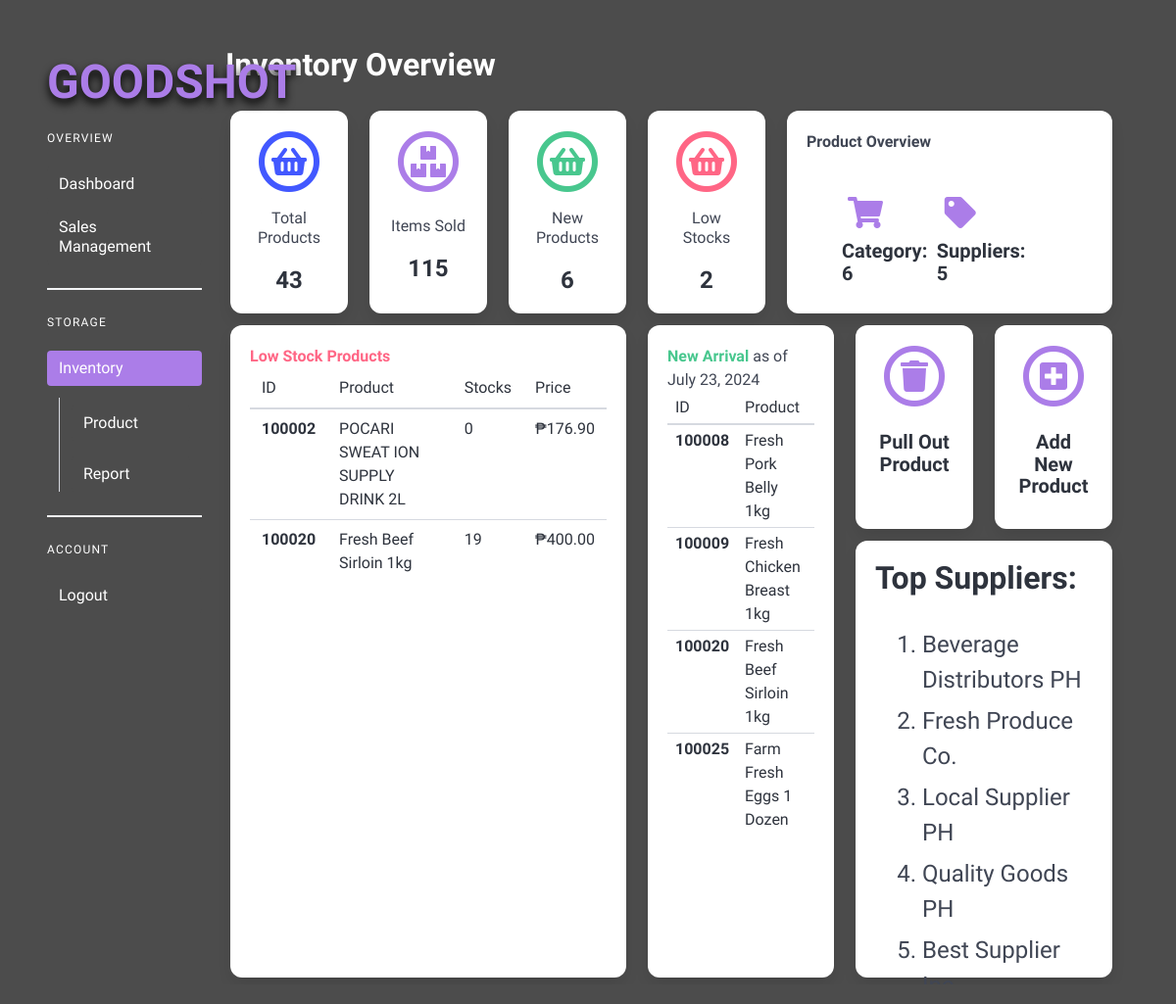
The page /admin/inventory.php (signed in) on the database its author committed.
### tables this page shows
CREATE TABLE `products` (
  `product_id` int NOT NULL,
  `supplier_id` int DEFAULT NULL,
  `category_id` int DEFAULT NULL,
  `name` varchar(255) NOT NULL,
  `price` decimal(10,2) NOT NULL,
  `cost` decimal(10,2) NOT NULL,
  `quantity` int NOT NULL,
  `date` date DEFAULT NULL,
  `img_path` varchar(200) NOT NULL
);

CREATE TABLE `suppliers` (
  `supplier_id` int NOT NULL,
  `supplier_name` varchar(255) NOT NULL
);

### admin/inventory.php (the view, shortened to what this page needs)
<?php
$db = new Database();
$conn = $db->connect();
$totalProducts = "SELECT COUNT(*) AS total_products FROM products";
$totalProductsResult = $conn->query($totalProducts);
$total_products = $totalProductsResult->fetch_assoc()['total_products'];
$itemSold = "SELECT SUM(quantity_sold) AS total_sold FROM sales";
$itemSoldResult = $conn->query($itemSold);
$total_sold = $itemSoldResult->fetch_assoc()['total_sold'];
$low_stock_threshold = 20;
$low_stock = "SELECT COUNT(*) AS low_stock_count FROM products WHERE quantity < ?";
$stmts = $conn->prepare($low_stock);
$stmts->bind_param("i", $low_stock_threshold);
$stmts->execute();
$lowStockResult = $stmts->get_result();
$low_stock_count = $lowStockResult->fetch_assoc()['low_stock_count'];
$category = "SELECT COUNT(DISTINCT c.category_name) AS total_categories FROM products
            JOIN category c ON products.category_id = c.category_id;";
$categoryResult = $conn->query($category);
$total_categories = $categoryResult->fetch_assoc()['total_categories'];
$low_stock_threshold = 20;
$lowStock = "SELECT product_id AS ID,
                 name AS Product,
                 quantity AS Stocks,
                 price AS Price
          FROM products
          WHERE quantity < ?
          ORDER BY quantity ASC";
$stmt = $conn->prepare($lowStock);
$stmt->bind_param("i", $low_stock_threshold);
$stmt->execute();
$lowStockResult = $stmt->get_result();
$newarrival = "SELECT name, product_id, supplier_name
            FROM products
            JOIN suppliers ON products.supplier_id = suppliers.supplier_id
            WHERE date >= DATE_SUB(CURDATE(), INTERVAL 5 DAY);";
$newarrivalResult = $conn->query($newarrival);
$supplierQuery = "SELECT COUNT(*) AS total_supplier FROM suppliers;";
$supplierResult = $conn->query($supplierQuery);
if ($supplierResult) {
    $total_supplier = $supplierResult->fetch_assoc()['total_supplier'];
} else {
    $total_supplier = "N/A";
}
$topSupplierQuery = "SELECT supplier_name FROM suppliers ORDER BY supplier_id DESC LIMIT 5;";
$topSupplierResult = $conn->query($topSupplierQuery);
if ($topSupplierResult) {
    $total_topSupplier = $topSupplierResult->fetch_all(MYSQLI_ASSOC);
} else {
    $total_topSupplier = "N/A";
}
?>
<!doctype html>
<html>
<head>
    <link rel="stylesheet" href="https://cdnjs.cloudflare.com/ajax/libs/font-awesome/5.15.4/css/all.min.css">
    <link rel="stylesheet" href="assets/css/bulma/bulma.css">
    <link rel="stylesheet" href="assets/css/style.css">
</head>
<body>
    <div class="section">
        <div class="columns">
            <div class="column is-2">
                <aside class="menu">
                    <p class="lego has-text-primary is-size-1">GOODSHOT</p>
                    <p class="menu-label has-text-white">Overview</p>
                    <ul class="menu-list">
                        <li class="pt-2"><a href="index.php"
                                class="has-background-grey-light has-text-white nice">Dashboard</a>
                        </li>
                        <li class="pt-2"><a href="sales-mgmt.php"
                                class="has-background-grey-light has-text-white nice">Sales Management</a></li>
                    </ul>
                    <hr>
                    <p class="menu-label has-text-white">Storage</p>
                    <ul class="menu-list">
                        <li class="pt-2">
                            <a href="#" class="has-background-primary has-text-white">Inventory</a>
                            <ul>
                                <li class="py-2"><a href="product.php"
                                        class="has-background-grey-light has-text-white nice">Product</a>
                                </li>
                                <li class="pt-2"><a href="report.php"
                                        class="has-background-grey-light has-text-white nice">Report</a></li>
                            </ul>
                        </li>
                    </ul>
                    <hr>
                    <p class="menu-label has-text-white">Account</p>
                    <ul class="menu-list">
                        <li class="py-2"><a class="has-background-grey-light has-text-white nice"
                                onclick="logout()">Logout</a></li>
                    </ul>
                </aside>
            </div>
            <div class="column is-10">
                <h1 class="title has-text-white">Inventory Overview</h1>
                <div class="fixed-grid has-7-cols">
                    <div class="grid">
                        <div class="cell" style="height: 20vh;">
                            <div class="icon-text-stack box">
                                <span class="fa-stack fa-2x has-text-link">
                                    <i class="far fa-circle fa-stack-2x"></i>
                                    <i class="fas fa-shopping-basket fa-stack-1x"></i>
                                </span>
                                <br>
                                <h5 class="subtitle is-6">Total Products<br><br></h5>
                                <span class="title is-4"><?php echo $total_products; ?></span>
                            </div>
                        </div>
                        <div class=" cell" style="height: 20vh;">
                            <div class="icon-text-stack box">
                                <span class="fa-stack fa-2x has-text-primary">
                                    <i class="far fa-circle fa-stack-2x"></i>
                                    <i class="fas fa-boxes fa-stack-1x"></i>
                                </span>
                                <br>
                                <h5 class="subtitle is-6">Items Sold<br><br></h5>
                                <span class="title is-4"><?php echo $total_sold; ?></span>
                            </div>
                        </div>
                        <div class=" cell" style="height: 20vh;">
                            <div class="icon-text-stack box">
                                <span class="fa-stack fa-2x has-text-success">
                                    <i class="far fa-circle fa-stack-2x"></i>
                                    <i class="fas fa-shopping-basket fa-stack-1x"></i>
                                </span>
                                <br>
                                <h5 class="subtitle is-6">New Products<br><br></h5>
                                <span class="title is-4"><?php echo $total_categories; ?></span>
                            </div>
                        </div>
                        <div class=" cell" style="height: 20vh;">
                            <div class="icon-text-stack box">
                                <span class="fa-stack fa-2x has-text-danger">
                                    <i class="far fa-circle fa-stack-2x"></i>
                                    <i class="fas fa-shopping-basket fa-stack-1x"></i>
                                </span>
                                <br>
                                <h5 class="subtitle is-6">Low Stocks<br><br></h5>
                                <span class="title is-4"><?php echo $low_stock_count; ?></span>
                            </div>
                        </div>
                        <div class="cell is-col-span-3" style="height: 20vh;">
                            <div class="box">
                                <span class="has-text-weight-bold">
                                    Product Overview
                                </span>
                                <br>
                                <br>
                                <div class="column is-flex is-justify-content-space-between">
                                    <span class="icon-text ml-5">
                                        <span class="icon is-large has-text-primary">
                                            <i class="fas fa-2x fas fa-shopping-cart""></i>
                                                </span>
                                                <span class=" title
                                                is-5">Category:<br><b><?php echo $total_categories; ?></b></span>
                                    </span>
                                    <span class="icon-text mr-6">
                                        <span class="icon is-large has-text-primary">
                                            <i class="fas fa-2x fas fa-tag""></i>
                                                </span>
                                                <span class=" title
                                                is-5">Suppliers:<br><b><?php echo $total_supplier; ?></b></span>
                                    </span>
                                </div>
                            </div>
                        </div>
                        <div class="cell is-col-span-3 is-row-span-2">
                            <div class="box" style="height:100%;">
                                <span class="has-text-weight-bold has-text-danger">
                                    Low Stock Products
                                </span>
                                <div class="scrollable-table">
                                    <table class="table is-fullwidth">
                                        <thead>
                                            <tr>
                                                <td>ID</td>
                                                <td>Product</td>
                                                <td>Stocks</td>
                                                <td>Price</td>
                                            </tr>
                                        </thead>
                                        <tbody>
                                            <?php while ($row = $lowStockResult->fetch_assoc()): ?>
                                                <tr>
                                                    <td class="has-text-weight-semibold"><?php echo $row['ID']; ?></td>
                                                    <td><?php echo $row['Product']; ?></td>
                                                    <td class=""><?php echo $row['Stocks']; ?></td>
                                                    <td class="">₱<?php echo number_format($row['Price'], 2); ?></td>
                                                </tr>
                                            <?php endwhile; ?>
                                        </tbody>
                                    </table>
                                </div>
                            </div>
                        </div>
                        <div class="cell is-col-span-2 is-row-span-2">
                            <div class="box">
                                <span class="has-text-weight-bold has-text-success">
                                    New Arrival
                                </span><span><?php echo "as of " . date("F d, Y"); ?></span>
                                <div class="scrollable-table">
                                    <table class="table is-narrow">
                                        <thead>
                                            <tr>
                                                <td>ID</td>
                                                <td>Product</td>
                                                <td>Supplier</td>
                                            </tr>
                                        </thead>
                                        <tbody>
                                            <?php while ($row = $newarrivalResult->fetch_assoc()): ?>
                                                <tr>
                                                    <td class="has-text-weight-semibold"><?php echo $row['product_id']; ?>
                                                    </td>
                                                    <td><?php echo $row['name']; ?></td>
                                                    <td class=""><?php echo $row['supplier_name']; ?></td>
                                                </tr>
                                            <?php endwhile; ?>
                                        </tbody>
                                    </table>
                                </div>
                            </div>
                        </div>
                        <div class="cell" style="height: 20vh;">
                            <a id="removeProduct-modal-button" class="icon-text-stack box">
                                <span class="fa-stack fa-2x has-text-primary">
                                    <i class="far fa-circle fa-stack-2x"></i>
                                    <i class="fas fa-trash fa-stack-1x"></i>
                                </span>
                                <br>
                                <span class="title is-5">Pull Out Product</span>
                            </a>
                        </div>
                        <div class="cell" style="height: 20vh;">
                            <a id="addProduct-modal-button" class="icon-text-stack box">
                                <span class="fa-stack fa-2x has-text-primary">
                                    <i class="far fa-circle fa-stack-2x"></i>
                                    <i class="fas fa-plus-square fa-stack-1x"></i>
                                </span>
                                <br>
                                <span class="title is-5">Add New Product</span>
                            </a>
                        </div>
                        <div class="cell is-col-span-2 is-row-span-1" style="height: 43vh;">
                            <div class="box">
                                <div class="container content is-large">
                                    <p class="title is-3">Top Suppliers:</p>
                                    <ol>
                                        <?php foreach ($total_topSupplier as $row): ?>
                                            <li><?php echo $row['supplier_name']; ?></li>
                                        <?php endforeach; ?>
                                    </ol>
                                </div>
                            </div>
                        </div>
                    </div>
                </div>
            </div>
        </div>
    </div>
</body>
</html>

### admin/assets/css/style.css (style rules this page uses)
.lego { font-family: "Oswald", sans-serif !important; font-optical-sizing: auto !important; font-weight: 600 !important; font-style: normal !important; text-shadow: black 0em 0.1em 0.2em !important; }
html, body { background-color: #4c4c4c; }
.box { height: 100%; margin: 5px; }
.column.is-2 { position: -webkit-sticky; position: sticky; top: 0; height: 100%; background-color: #4c4c4c; }
.is-10 { overflow-y: auto; }

### admin/inventory.php (style rules this page uses)
.icon-text-stack { display: flex; flex-direction: column; align-items: center; text-align: center; }
.scrollable-table { max-height: 56vh; overflow-y: auto; }

### rows shown on the page
products: product_id "100002", name "POCARI SWEAT ION SUPPLY DRINK 2L", quantity "0", price "176.90"
products: product_id "100020", name "Fresh Beef Sirloin 1kg", quantity "19", price "400.00"
products: product_id "100008", name "Fresh Pork Belly 1kg"
products: product_id "100009", name "Fresh Chicken Breast 1kg"
products: product_id "100025", name "Farm Fresh Eggs 1 Dozen"
suppliers: supplier_name "Beverage Distributors PH"
suppliers: supplier_name "Fresh Produce Co."
suppliers: supplier_name "Local Supplier PH"
suppliers: supplier_name "Quality Goods PH"
suppliers: supplier_name "Best Supplier…"

### other values the page prints
$total_products "43"
$total_sold "115"
$total_categories "6"
$low_stock_count "2"
$total_supplier "5"
